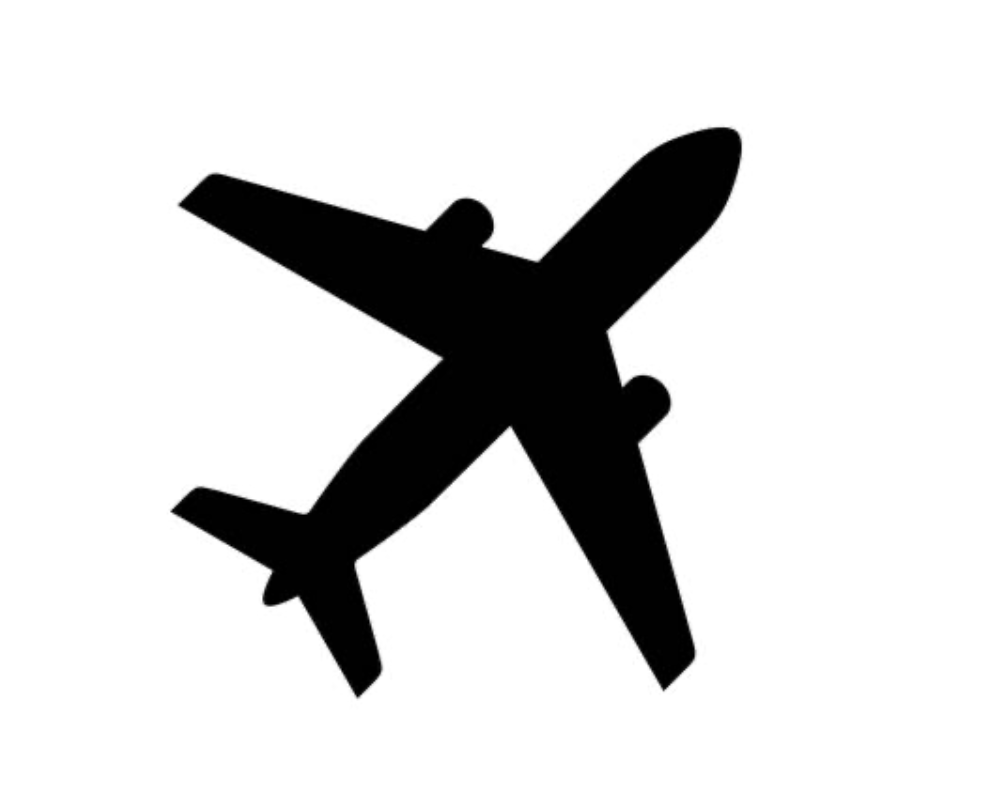
#> input picture img_avion.png, 988 x 804 px
$ jupyter execute --allow-errors Datamorph.ipynb   (shell and % lines are left out)
#> lines starting #> are read from the running program, lines starting #| are printed output that depends on the picture; after the words box and inside, x2 and y2 are one past the last pixel; in counts of white or black regions, pixels touching at a corner belong together
## Import des packages

[cell 1]
import pickle
import numpy as np
import matplotlib.pyplot as plt

from skimage.transform import resize

## Explorer le dataset

[cell 2]
# Dictionnaire de correspondance entre les labels numériques et les noms d'objets

label_names = {
    0: 'Avion',
    1: 'Automobile',
    2: 'Oiseau',
    3: 'Chat',
    4: 'Cerf',
    5: 'Chien',
    6: 'Grenouille',
    7: 'Cheval',
    8: 'Bateau',
    9: 'Camion'
}

[cell 3]
def unpickle(file):
    with open(file, 'rb') as fo:
        dict = pickle.load(fo, encoding='bytes')
    return dict

# Charger les données
#> (the rest of this cell did not finish here and is left out)

[cell 4]
# Créer un dictionnaire pour regrouper les indices des images par label
label_indices = {label: [] for label in range(10)}

# Remplir le dictionnaire avec les indices des images pour chaque label
#> (the rest of this cell did not finish here and is left out)

[cell 5]
import matplotlib.pyplot as plt
import numpy as np

# Créer un dictionnaire pour regrouper les indices des images par label
label_indices = {label: [] for label in range(10)}

# Remplir le dictionnaire avec les indices des images pour chaque label
#> (the rest of this cell did not finish here and is left out)

[cell 6]
# Essayer d'améliorer la qualité de l'image
plt.figure(figsize=(20, 20))  # Augmenter la taille de la figure

for label in range(10):
    indices = label_indices[label]
    for i in range(min(len(indices), 2)):
        plt.subplot(10, 2, label*2 + i + 1)
        img = data[indices[i]].reshape(3, 32, 32).transpose(1, 2, 0)
        img = img.astype(np.uint8)
        plt.imshow(img, interpolation='bilinear')  # Utiliser l'interpolation bilinéaire
        plt.axis('off')
        plt.title(label_names[label])  # Utiliser le dictionnaire de correspondance pour obtenir le nom de l'objet

plt.tight_layout()
plt.show()

## Identifier les contours des objets

### Pour une image internet simple

Fonctionne bien pour des images qui ne sont pas trop complexes

[cell 7]
import cv2
import numpy as np

image = cv2.imread('img_avion.png')
#> image is the input picture: shape (804, 988, 3); min 0, max 255, mean 214.9

# Convertir l'image en niveaux de gris
gray = cv2.cvtColor(image, cv2.COLOR_BGR2GRAY)

# Appliquer un flou gaussien pour réduire le bruit
blurred = cv2.GaussianBlur(gray, (5, 5), 0)

# Appliquer l'algorithme de détection de contours de Canny
edges = cv2.Canny(blurred, 30, 150)
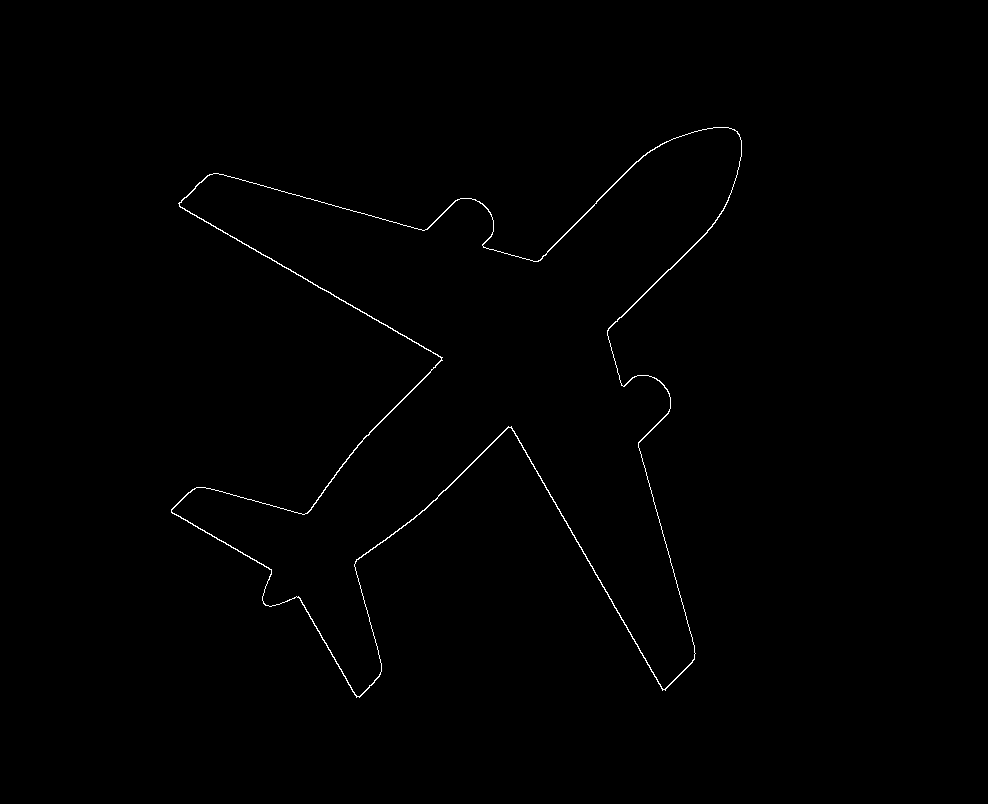
#> edges: shape (804, 988); 0.47% white in thin lines or dots, all inside (x1, y1, x2, y2) = (171, 127, 742, 698)

# Trouver les contours dans l'image
contours, _ = cv2.findContours(edges.copy(), cv2.RETR_EXTERNAL, cv2.CHAIN_APPROX_SIMPLE)
#> contours = 1 contour; box (x1, y1, x2, y2) and area: (171, 127, 742, 698) 125714

# Créer une copie de l'image originale pour afficher les contours
contour_image = image.copy()

# Dessiner les contours sur l'image copiée
cv2.drawContours(contour_image, contours, -1, (0, 255, 0), 2)
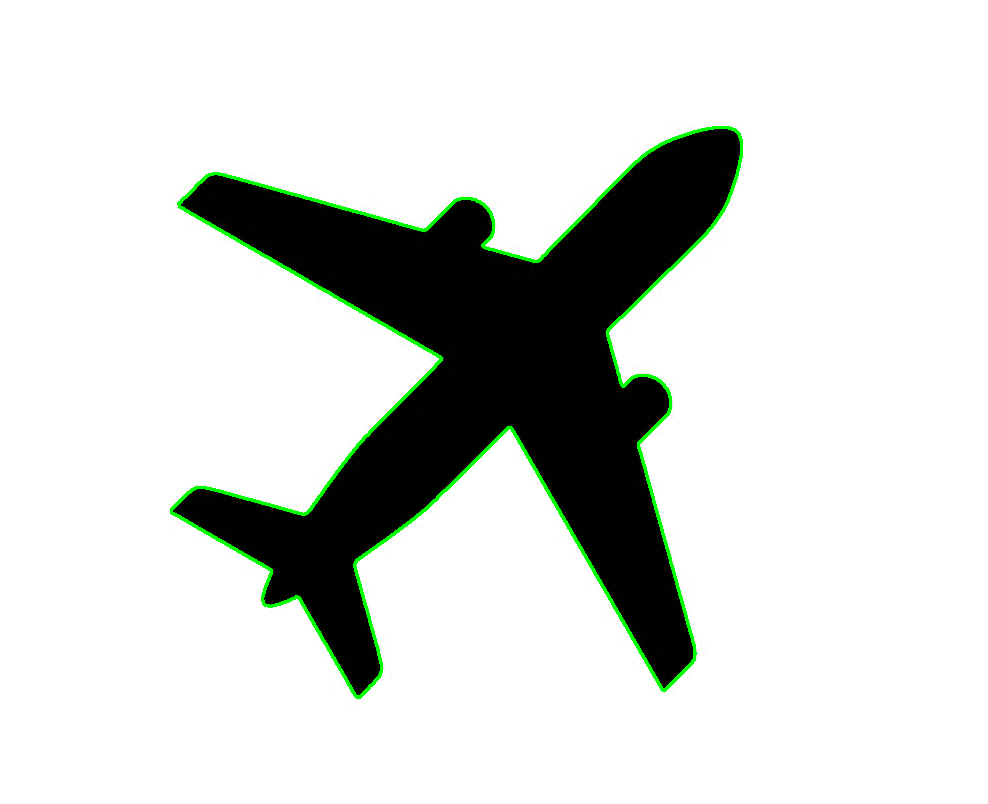
#> contour_image: shape (804, 988, 3); 1.33% of pixels changed, all inside (x1, y1, x2, y2) = (170, 126, 743, 699)

# Afficher l'image originale et l'image avec les contours
cv2.imshow('Original', image)
cv2.imshow('Contours', contour_image)

# Permet de quitter en appuyant sur ESC en cliquant sur les images
while True:
    key = cv2.waitKey(1) & 0xFF
#> (key Esc is pressed here)
    if key == 27:  # Touche ESC
        break

# Fermer toutes les fenêtres
cv2.destroyAllWindows()

### Pour une image issue de CIFAR-10

Fonctionne relativement bien, mais moins de précision car les images sont floues. Doit pouvoir encore être amélioré.

Pour que ça fonctionne mieux, l'étape d'application d'un flou gaussien a été retirée, doit pouvoir encore améliorer en travaillant sur cette notion de flou

[cell 8]
import pickle
import numpy as np
import cv2

# Fonction pour charger les données CIFAR-10
def unpickle(file):
    with open(file, 'rb') as fo:
        dict = pickle.load(fo, encoding='bytes')
    return dict

# Charger les données du premier batch (batch_1)
#> (the rest of this cell did not finish here and is left out)

## Récupérer les coordonnées de l'objet

### Pour une image internet simple

[cell 9]
import cv2
import numpy as np

image = cv2.imread('img_avion.png')

# Convertir l'image en niveaux de gris
gray = cv2.cvtColor(image, cv2.COLOR_BGR2GRAY)

# Appliquer un flou gaussien pour réduire le bruit
blurred = cv2.GaussianBlur(gray, (5, 5), 0)

# Appliquer l'algorithme de détection de contours de Canny
edges = cv2.Canny(blurred, 30, 150)

# Trouver les contours dans l'image
contours, _ = cv2.findContours(edges.copy(), cv2.RETR_EXTERNAL, cv2.CHAIN_APPROX_SIMPLE)

contour_data = []

for contour in contours:
    for point in contour:
        x, y = point[0]
        print(f'Coordonnées du contour : ({x}, {y})')
        contour_data.append({'x': x, 'y': y})
#> this loop made 1 pass
#> (printed output is left out)
#> after the loop, contour_data = 1392 items

[cell 10]
import pandas as pd

contour_df = pd.DataFrame(contour_data)
#> contour_df = table of 1392 rows and 2 columns

print(contour_df.head())

### Pour une image de CIFAR-10

[cell 11]
import pickle
import numpy as np
import cv2
import pandas as pd

# Fonction pour charger les données CIFAR-10
def unpickle(file):
    with open(file, 'rb') as fo:
        dict = pickle.load(fo, encoding='bytes')
    return dict

# Charger les données du premier batch (batch_1)
#> (the rest of this cell did not finish here and is left out)

[cell 12]
# Créer un DataFrame pandas à partir des données des contours
contour_df_cifar = pd.DataFrame(contour_data)
#> contour_df_cifar = table of 1392 rows and 2 columns

# Afficher les premières lignes du DataFrame
print(contour_df_cifar.head())
